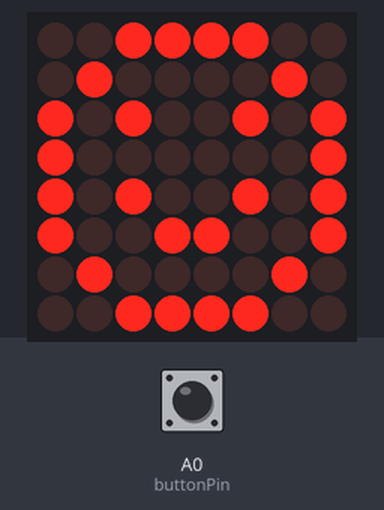
Bench run of a sketch on a simulated Arduino Uno, built with avr-gcc and run on an emulated ATmega328P. Shown: 8×8 LED matrix. Wiring (inferred from the names in the program): LED matrix (orientation assumed): rows pin 2, pin 7, A5, pin 5, pin 13, A4, pin 12, A2; columns pin 6, pin 11, pin 10, pin 3, A3, pin 4, pin 8, pin 9. The inputs (shaded band) are chosen by the test bench; at power-on: A0 (buttonPin) HIGH.

Above: at 1.2 s.
1.3 s: A0 (buttonPin) pulled LOW for 1 s
At 3.3 s:
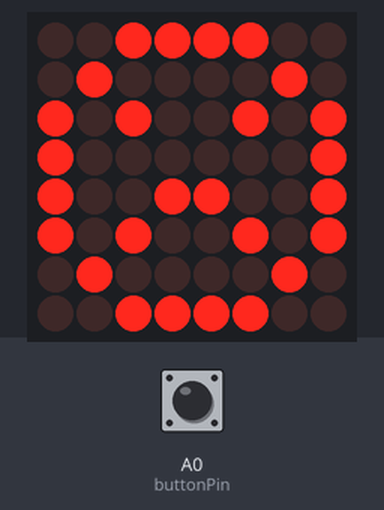
3.8 s: A0 (buttonPin) pulled LOW for 0.15 s
At 5.1 s:
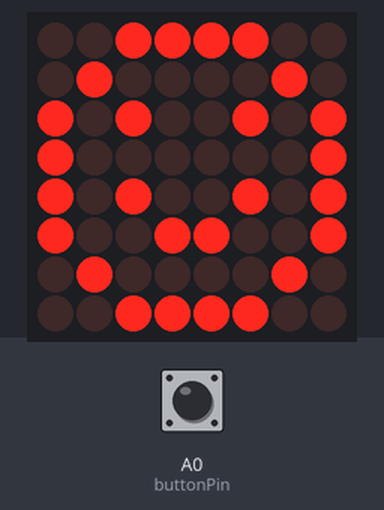
5.6 s: A0 (buttonPin) pulled LOW for 3.2 s
Timing chart, 0 to 8.6 s (numbered marks = the images above; inputs shaded):
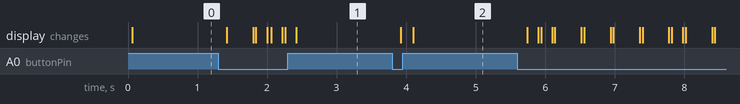

The sketch:

8x8_LED_MATRIX.ino
```cpp
// ROW and COLUMN pins
int R[] = {2,7,A5,5,13,A4,12,A2};
int C[] = {6,11,10,3,A3,4,8,9};

// Push button pin
const int buttonPin = A0;
bool showSmile = true;
bool lastButtonState = HIGH;
unsigned long lastDebounceTime = 0;
unsigned long debounceDelay = 50;  // 50 ms debounce

// Smiling face
unsigned char smile[8][8] =
{
  {0,0,1,1,1,1,0,0},
  {0,1,0,0,0,0,1,0},
  {1,0,1,0,0,1,0,1},
  {1,0,0,0,0,0,0,1},
  {1,0,1,0,0,1,0,1},
  {1,0,0,1,1,0,0,1},
  {0,1,0,0,0,0,1,0},
  {0,0,1,1,1,1,0,0}
};

// Sad face
unsigned char sad[8][8] =
{
  {0,0,1,1,1,1,0,0},
  {0,1,0,0,0,0,1,0},
  {1,0,1,0,0,1,0,1},
  {1,0,0,0,0,0,0,1},
  {1,0,0,1,1,0,0,1},
  {1,0,1,0,0,1,0,1},
  {0,1,0,0,0,0,1,0},
  {0,0,1,1,1,1,0,0}
};

void setup()
{
  for(int i = 0; i < 8; i++)
  {
    pinMode(R[i], OUTPUT);
    pinMode(C[i], OUTPUT);
  }
  pinMode(buttonPin, INPUT_PULLUP);
}

void loop()
{
  // Read the button
  bool reading = digitalRead(buttonPin);

  // Debounce
  if (reading != lastButtonState) {
    lastDebounceTime = millis();
  }

  if ((millis() - lastDebounceTime) > debounceDelay) {
    if (reading == LOW) { // Button pressed
      showSmile = !showSmile; // Toggle face
      delay(200);
    }
  }

  lastButtonState = reading;

  // Display the chosen face
  if(showSmile) {
    Display(smile);
  } else {
    Display(sad);
  }
}

void Display(unsigned char dat[8][8])
{
  for(int c = 0; c < 8; c++)
  {
    digitalWrite(C[c], LOW);

    for(int r = 0; r < 8; r++)
    {
      digitalWrite(R[r], dat[r][c]);
    }

    delay(1);
    Clear();
  }
}

void Clear()
{
  for(int i = 0; i < 8; i++)
  {
    digitalWrite(R[i], LOW);
    digitalWrite(C[i], HIGH);
  }
}
```

Measured:
- after the input at 1.3 s, the display: first changes after 0.12 s (image 1 shows a later state)
- after the input at 3.8 s, the display: first changes after 0.12 s (image 2 shows a later state)
